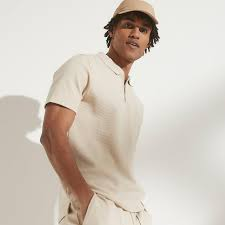
#> input picture images/img2.jpeg, 225 x 225 px
$ python draw.py
#> lines starting #> are read from the running program, lines starting #| are printed output that depends on the picture
import cv2 as cv
import numpy as np

img = cv.imread('../images/img2.jpeg')
#> img is the input picture: shape (225, 225, 3); mean B, G, R 191.7, 201.9, 210.8

img = np.zeros((600,600,3),dtype='uint8')

#  Drawing a square
# img[200:300,300:400] = 0,255,0


# Drawing a Rectangle
# cv.rectangle(img,(0,0),(img.shape[0]//2,img.shape[1]//2),(0,255,0),thickness=cv.FILLED)


#  Drawing a circle
# cv.circle(img,(img.shape[0]//2,img.shape[1]//2),40, (0,0,255),thickness=3)


# Dwaring Line
# cv.line(img,(0,img.shape[1]//2),(img.shape[0]//2,img.shape[1]//2),(0,255,0),thickness=2)

# Writing Text

cv.putText(img,'Hello World',(img.shape[0]//2,img.shape[1]//2),cv.FONT_HERSHEY_TRIPLEX,1.0,(255,144,255),2)


cv.imshow('image',img)
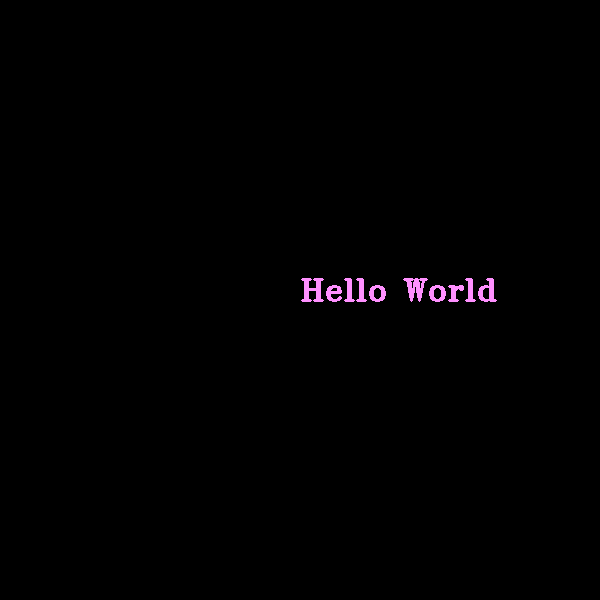
#> window 'image': shape (600, 600, 3); mean B, G, R 1.4, 0.8, 1.4

cv.waitKey(0)
cv.destroyAllWindows()
